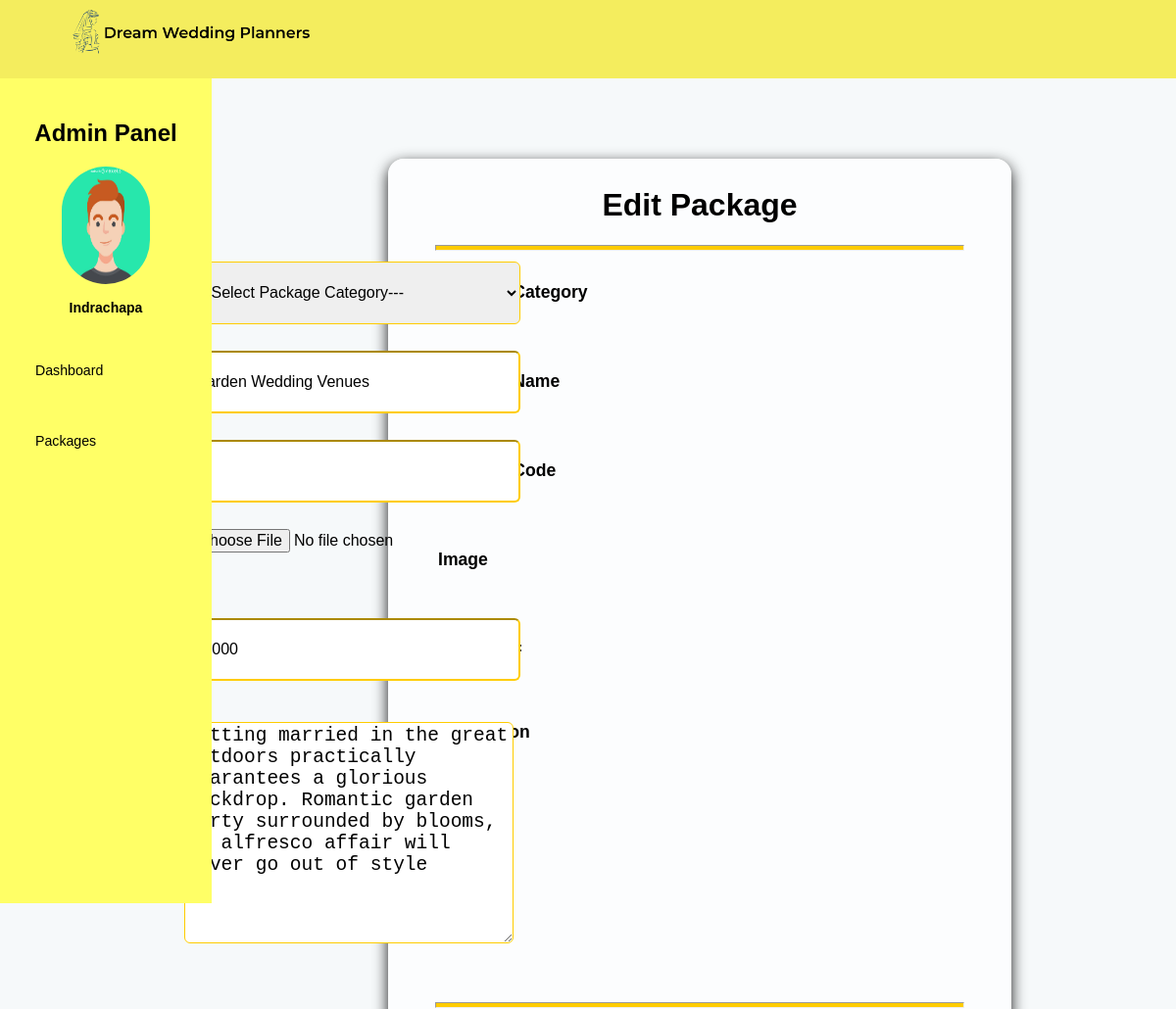
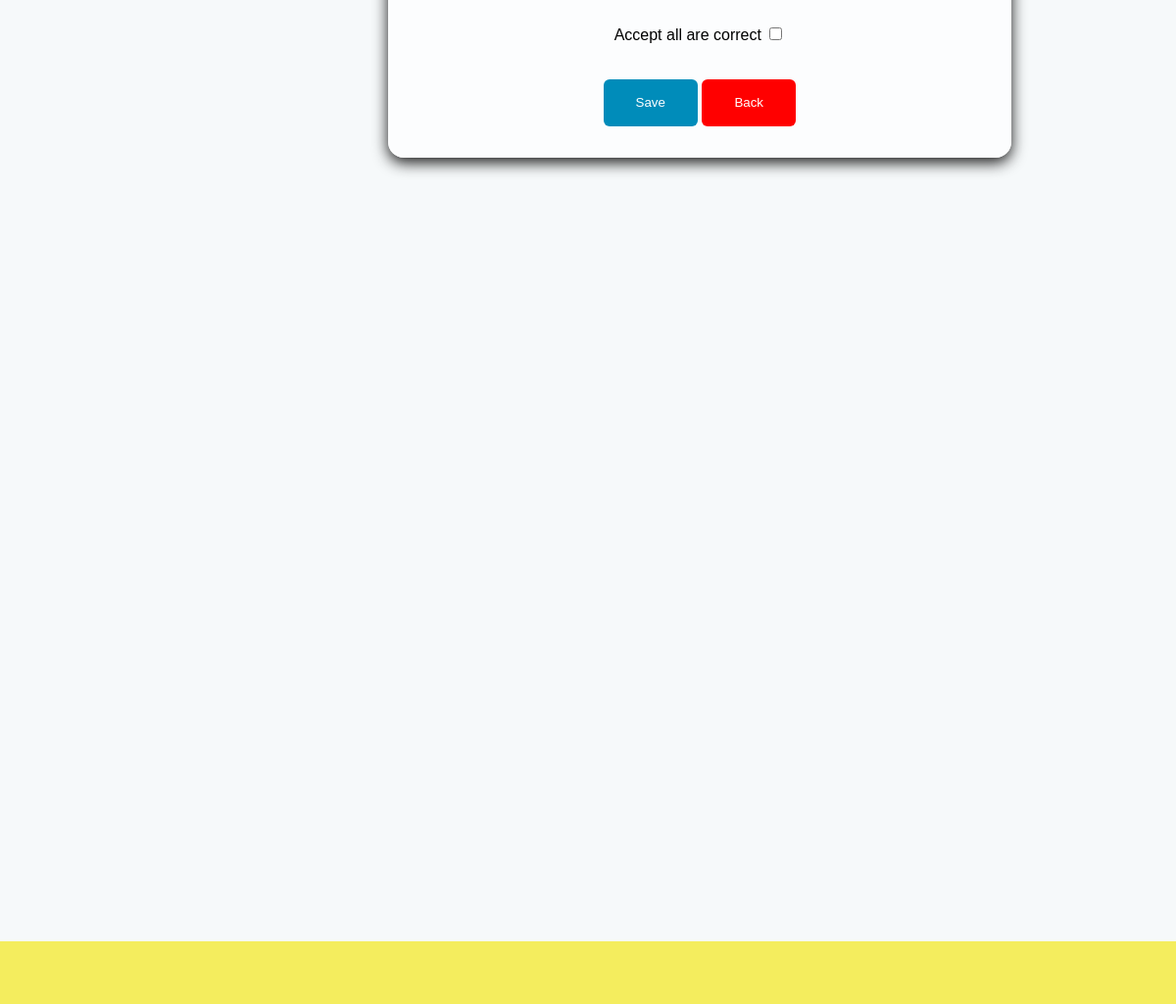
Screenshot of /php/editPackage.php?edit_pack_id=1 (signed in) with the database file from the repository (2 pictures, top to bottom).
### tables this page shows
CREATE TABLE `package` (
  `pack_id` int(11) NOT NULL,
  `pack_code` varchar(11) NOT NULL,
  `pack_name` varchar(20) NOT NULL,
  `pack_title` varchar(255) NOT NULL,
  `pack_img` varchar(255) DEFAULT NULL,
  `pack_detail` varchar(255) NOT NULL,
  `pack_price` double NOT NULL
);

### php/editPackage.php (the view, shortened to what this page needs)
<?php require_once ('config.php'); ?>
<?php
	$package_name = '';
	$package_code = '';
	$price = '';
	$description = '';
	if(isset($_GET["edit_pack_id"])){
		$id = $_GET["edit_pack_id"];
		$sql = "SELECT * FROM package WHERE pack_id = {$id} LIMIT 1";
		$result_set = $con->query($sql);
		if ($result_set){
			$result = $result_set->fetch_assoc();
			$package_name = $result['pack_title'];
			$package_code = $result['pack_code'];
			$price = $result['pack_price'];
			$description = $result['pack_detail'];
			print_r($id);
		}else{
			header("location: packages.php?err=query_failed");
		}
	}
 ?>
<!DOCTYPE html>
<html>
	<head>
	  	<link rel="stylesheet" href="../css/admin_styles.css">
  	</head>
  	<body class="back4">
  	<header>
  		<div   id="left_area">
  			<img src="../images/logo.png" class="logo" alt="logo">
  		</div>
  	</header>
	<div class="sidebar">
	    <div class="profile">
	    	<center>
	    	<h3>Admin Panel</h3>
	        <img src="../images/profile.jpg" class="profileImage" alt="profile image">
	        <h4><?php echo $_SESSION['first_name']; ?></h4>
	    	</center>
	    </div>
            <ul class="nav">
	      		<li class="nav1" onclick="location.href='admin.php'">Dashboard</li>
	      		<li class="nav1" onclick="location.href='packages.php'">Packages</li>
	        </ul>
	</div>
	<div class="add_package">
	<form action="editPackage.php"  method="post" class="pack_form" enctype="multipart/form-data">
		<h1 align="center">Edit Package</h1>
		<hr>
		<table>
			<tr>
				<td><label >Package Category</label></td>
				<td><select name="package_category" id="apackage" class="input_field" required>
					<option value="">---Select Package Category---</option>
				</select> </td>
			</tr>
		<tr>
			<td><label>Package Name</label> </td>
			<td><input type="text"  class="input_field" id="pack_name" name="package_name" placeholder="Package name or model name"  <?php echo 'value="' .$package_name . '"';?>required></td>
		</tr>
		<tr>
			<td><label>Package Code</label></td>
			<td><input type="text" class="input_field" id="pack_code" name="package_code"  placeholder="Package Code"  <?php echo 'value="' .$package_code . '"';?>required></td>
		</tr>
		<tr>
			<td><label>Image</label></td>
			<td><input type="file"  class="input_field" id="pimg" name="image"  accept="image/*" required></td>
		</tr>
		<tr>
			<td><label>Price Rs/=</label></td>
			<td><input type="text" class="input_field" id="price"  name="price" pattern="[0-9]{1,10}" placeholder="12345.65"  <?php echo 'value="' .$price . '"';?>required></td>
		</tr>
		</table>
		<p>
			<label>Description</label>
			<textarea id="adescrip"  name="description" rows="10" cols="50"  required><?php echo $description?></textarea>
		</p>
		<br><br>
		<hr>
		<br>
		<center>
		Accept all are correct
		<input type="checkbox" name="check" id="check" onclick="enableAddNowBtn()" required><br><br><br>
		<input type="submit" class="input_field_sbtn" id="sbtn" name="submit" value="Save" disabled>
		<button class="input_field_cbtn" onclick="location.href='packages.php'">Back</button>
		</center>
	</form>
	</div>
	<footer></footer>
    </body>
</html>

### css/admin_styles.css (style rules this page uses)
body { margin: 0; padding: 0; background-color: #F6F9FA ; font-family: Arial, Helvetica, sans-serif; }
.back4 { background-image: url("../images/admin_back5.jpg"); background-repeat: no-repeat; background-attachment: fixed; background-size: 100% 100%; }
header { top: 0; z-index: 1; position: fixed; background: #f4ed5e; padding: 0; width: 100vw; height: 10vh; }
footer { margin-top: 100vh; z-index: 1; background: #f4ed5e; padding: 0; width: 100vw; height: 8vh; }
.logo { width: 22vw; padding-top: 0.2vh; padding-left: 5vw; }
.sidebar { z-index: 1; top: 0; background: #ffff66; margin-top: 10vh; padding-top: 5.3vh; position: fixed; left: 0; width: 18vw; height: 100vh; overflow-y: auto; }
.profile h3 { font-size: 2vw; color: black; margin-top: 0; margin-bottom: 20px; }
.sidebar .profile .profileImage { width: 7.5vw; height: 15vh; border-radius: 100px; margin-bottom: 2vh; }
.sidebar .profile h4 { font-size: 1.17vw; color: black; margin-top: 0; margin-bottom: 20px; }
.nav { list-style-type: none; margin: 0; padding: 0; }
.nav li { font-size: 1.18vw; }
.nav1 { color: black; display: block; width: 100vw; line-height: 9vh; padding-left: 3vw; box-sizing: border-box; transition: 0.5s; transition-property: #19B3D3; cursor: pointer; }
.add_package, .edite_package, .view_package { margin-left: 33vw; margin-top: 18vh; padding-top: 1vh; padding-left: 4vw; padding-right: 4vw; padding-bottom: 2vh; height: auto; width: 45vw; border-radius: 2vh; background: rgba(255,255,255,0.7); box-shadow: 0 5px 15px rgba(0,0,0,.9); }
form table td { padding-bottom: 3vh; }
.input_field { width: 28vw; height: 8vh; border-radius: 6px; border-color: #ffcc00; font-size: 100%; margin-left: -30vh; }
form hr, .view_package hr { background-color: #ffcc00; height: 0.5%; }
form textarea { width: 28vw; height: auto; border-radius: 6px; border-color: #ffcc00; font-size: 150%; margin-left: -30vh; }
form label { width: 30vw; float: left; font-size: 110%; font-weight: bold; float: left; }
.input_field_sbtn { border-radius: 6px; background-color: #008CBA; color: white; cursor: pointer; border: none; width: 8vw; height: 6vh; }
.input_field_cbtn { border-radius: 6px; background-color: red; color: white; cursor: pointer; border: none; width: 8vw; height: 6vh; }

### rows the page displays
package: package_name "Garden Wedding Venues", package_code "v1", price "50000", description "Getting married in the great outdoors practically guarantees a glorious backdrop. Romantic garden party surrounded by blooms, an alfresco affair will never go out of style"

### other values shown
$_SESSION['first_name'] "Indrachapa"
